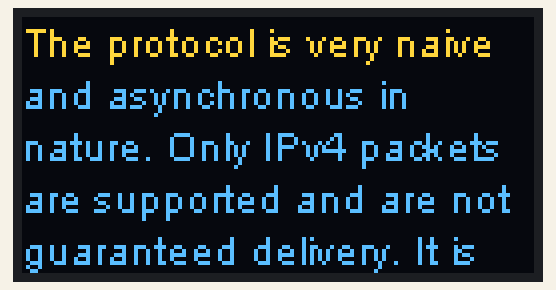
This sketch was run on a simulated ESP32. Shown: 128×64 one-colour display. The OLED is the two-colour kind (top 16 rows yellow).

Above: at 0.1 s.

The sketch:

deanText.ino
```cpp
#include "Arduino.h"
#include "heltec.h"
#include "images.h"

#define DEMO_DURATION 3000
typedef void (*Demo)(void);

int demoMode = 0;
int counter = 1;

void setup() {
  Heltec.begin(true /*DisplayEnable Enable*/, false /*LoRa Disable*/, true /*Serial Enable*/);
  Heltec.display->flipScreenVertically();
  Heltec.display->setFont(ArialMT_Plain_10);
}


void drawTextFlowDemo() {
    Heltec.display->setFont(ArialMT_Plain_10);
    Heltec.display->setTextAlignment(TEXT_ALIGN_LEFT);
    Heltec.display->drawStringMaxWidth(0, 0, 128,
      "The protocol is very naive and asynchronous in nature. Only IPv4 packets are supported and are not guaranteed delivery. It is recommended that users stick to UDP and assume lossy connections." );
}

void drawImageDemo() {
    // see http://blog.squix.org/2015/05/esp8266-nodemcu-how-to-create-xbm.html
    // on how to create xbm files
    Heltec.display->drawXbm(34, 14, WiFi_Logo_width, WiFi_Logo_height, WiFi_Logo_bits);
}

Demo demos[] = {drawTextFlowDemo};
int demoLength = (sizeof(demos) / sizeof(Demo));
long timeSinceLastModeSwitch = 0;

void loop() {
  // clear the display
  Heltec.display->clear();
  // draw the current demo method
  demos[demoMode]();
  Heltec.display->setTextAlignment(TEXT_ALIGN_RIGHT);
  Heltec.display->drawString(10, 128, String(millis()));
  // write the buffer to the display
  Heltec.display->display();

  if (millis() - timeSinceLastModeSwitch > DEMO_DURATION) {
    demoMode = (demoMode + 1)  % demoLength;
    timeSinceLastModeSwitch = millis();
  }
  counter++;
  delay(10);
}
```

Source omitted: images.h (data table, 1919 bytes)
